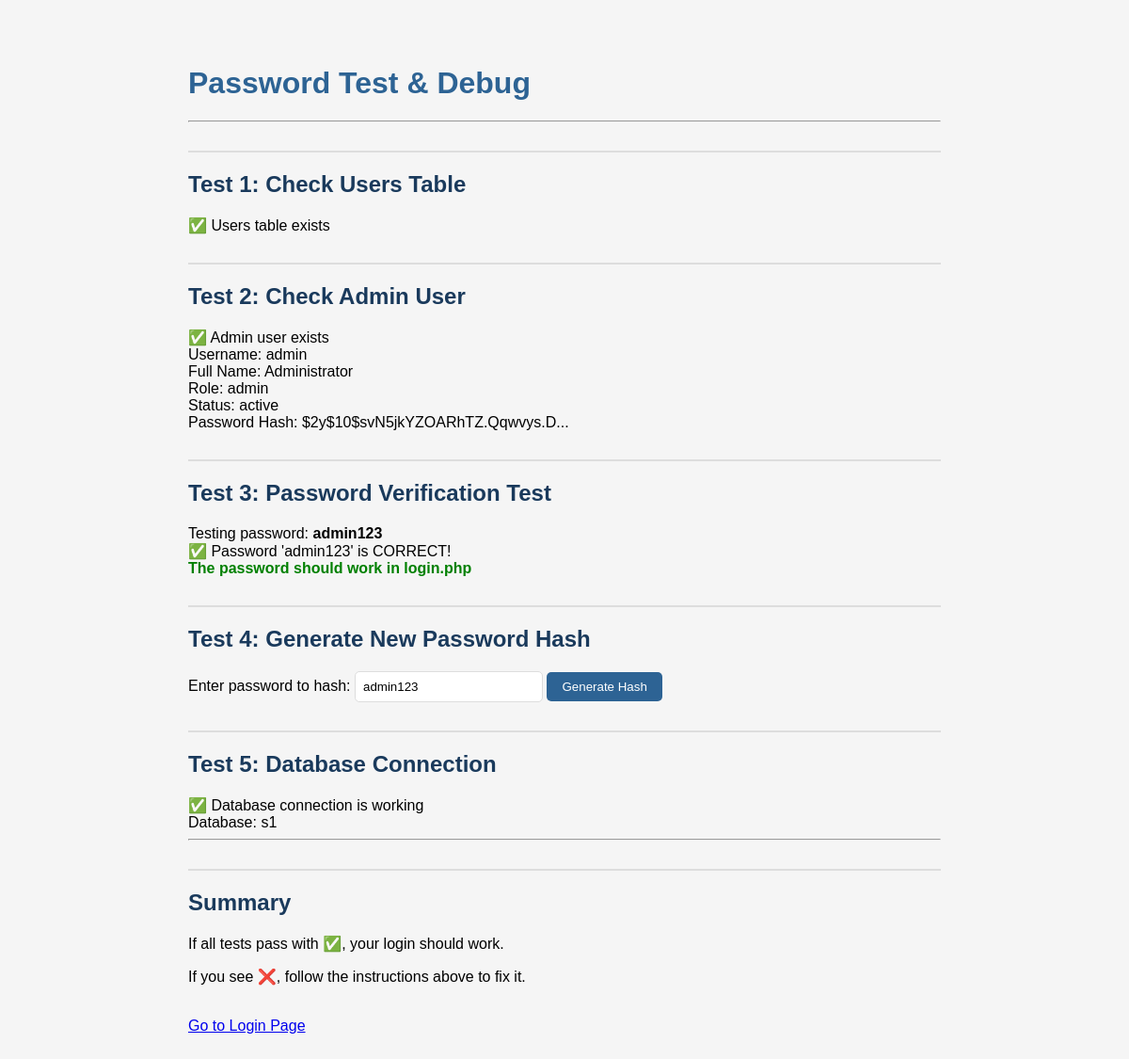
/payroll_final/test_password.php, run on an earlier commit of the app's database.
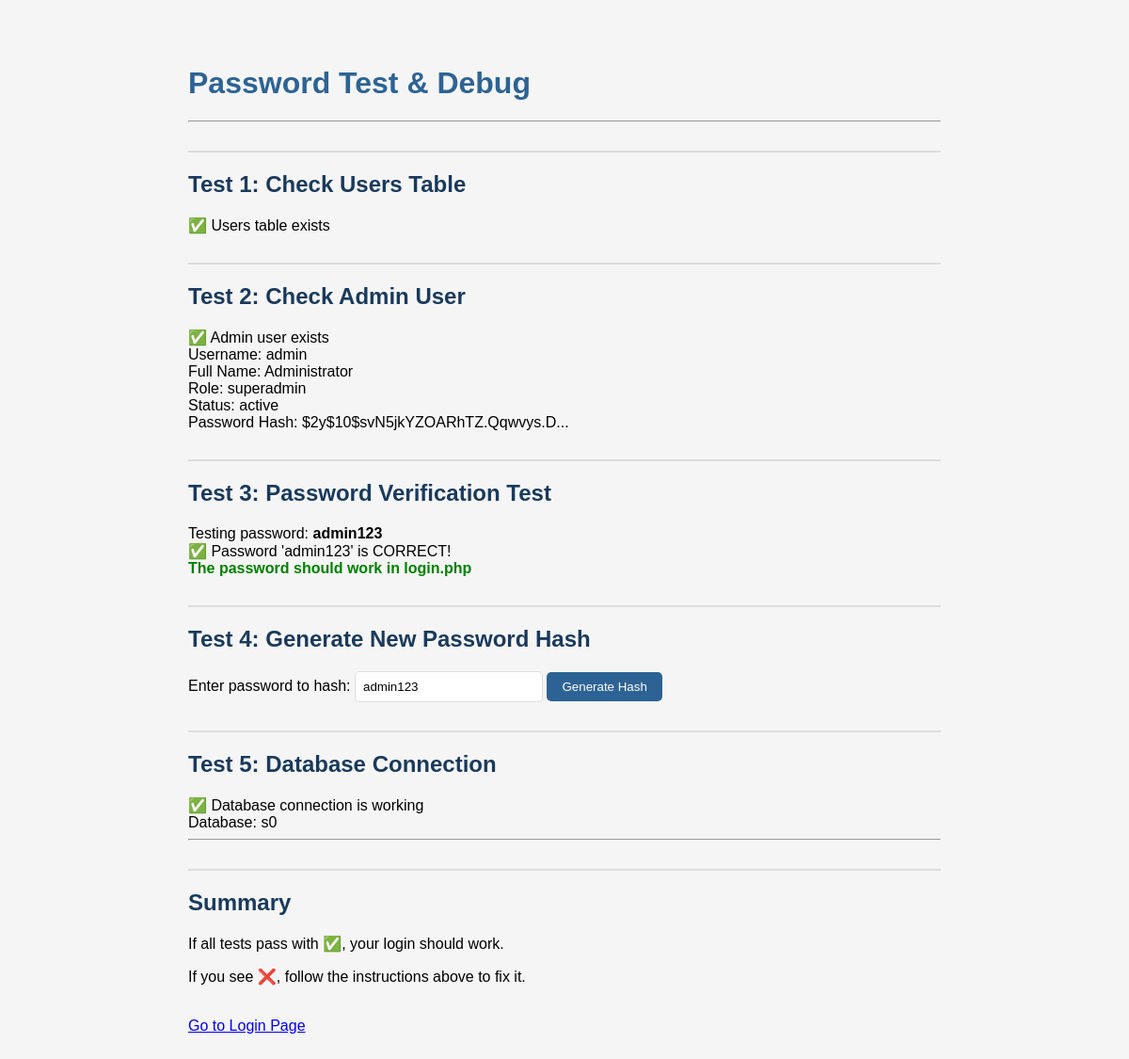
And on a later commit of the database.
### tables this page shows
CREATE TABLE `users` (
  `id` int(11) NOT NULL,
  `username` varchar(50) NOT NULL,
  `password` varchar(255) NOT NULL,
  `full_name` varchar(100) NOT NULL,
  `email` varchar(100) DEFAULT NULL,
  `role` varchar(20) DEFAULT 'superadmin',
  `status` enum('active','inactive') DEFAULT 'active',
  `last_login` datetime DEFAULT NULL,
  `created_at` timestamp NOT NULL DEFAULT current_timestamp(),
  `updated_at` timestamp NOT NULL DEFAULT current_timestamp() ON UPDATE current_timestamp()
);

### payroll_final/test_password.php (the view, shortened to what this page needs)
<?php
require_once 'includes/config.php';
echo "<h1>Password Test & Debug</h1>";
echo "<hr>";
echo "<h2>Test 1: Check Users Table</h2>";
$result = $conn->query("SHOW TABLES LIKE 'users'");
if ($result->num_rows > 0) {
    echo "✅ Users table exists<br>";
} else {
    echo "❌ Users table DOES NOT exist. Run the SQL file!<br>";
}
echo "<h2>Test 2: Check Admin User</h2>";
$result = $conn->query("SELECT * FROM users WHERE username = 'admin'");
if ($result->num_rows > 0) {
    $user = $result->fetch_assoc();
    echo "✅ Admin user exists<br>";
    echo "Username: " . $user['username'] . "<br>";
    echo "Full Name: " . $user['full_name'] . "<br>";
    echo "Role: " . $user['role'] . "<br>";
    echo "Status: " . $user['status'] . "<br>";
    echo "Password Hash: " . substr($user['password'], 0, 30) . "...<br>";
} else {
    echo "❌ Admin user DOES NOT exist. Run the SQL file!<br>";
}
echo "<h2>Test 3: Password Verification Test</h2>";
$test_password = 'admin123';
$result = $conn->query("SELECT password FROM users WHERE username = 'admin'");
if ($result->num_rows > 0) {
    $user = $result->fetch_assoc();
    $stored_hash = $user['password'];
    echo "Testing password: <strong>$test_password</strong><br>";
    if (password_verify($test_password, $stored_hash)) {
        echo "✅ Password 'admin123' is CORRECT!<br>";
        echo "<strong style='color: green;'>The password should work in login.php</strong><br>";
    }
}
echo "<h2>Test 4: Generate New Password Hash</h2>";
echo "<form method='POST'>";
echo "Enter password to hash: <input type='text' name='new_password' value='admin123'>";
echo " <button type='submit'>Generate Hash</button>";
echo "</form>";
echo "<h2>Test 5: Database Connection</h2>";
if ($conn->ping()) {
    echo "✅ Database connection is working<br>";
    echo "Database: " . $conn->query("SELECT DATABASE()")->fetch_row()[0] . "<br>";
} else {
    echo "❌ Database connection failed<br>";
}
echo "<hr>";
echo "<h2>Summary</h2>";
echo "<p>If all tests pass with ✅, your login should work.</p>";
echo "<p>If you see ❌, follow the instructions above to fix it.</p>";
echo "<a href='login.php'>Go to Login Page</a>";
?>

### payroll_final/test_password.php (style rules this page uses)
h1 { color: #2d6394; }
h2 { color: #1a3a5c; margin-top: 30px; padding-top: 20px; border-top: 2px solid #ddd; }
button { background: #2d6394; color: white; border: none; padding: 8px 16px; border-radius: 5px; cursor: pointer; }
input[type="text"] { padding: 8px; border: 1px solid #ddd; border-radius: 5px; width: 200px; }

What changed in the data, as far as the page shows it:
changed users "admin": role "admin" → "superadmin"
Also different on the page:
$conn->query("SELECT DATABASE()")->fetch_row()[0]: "s1" → "s0"
